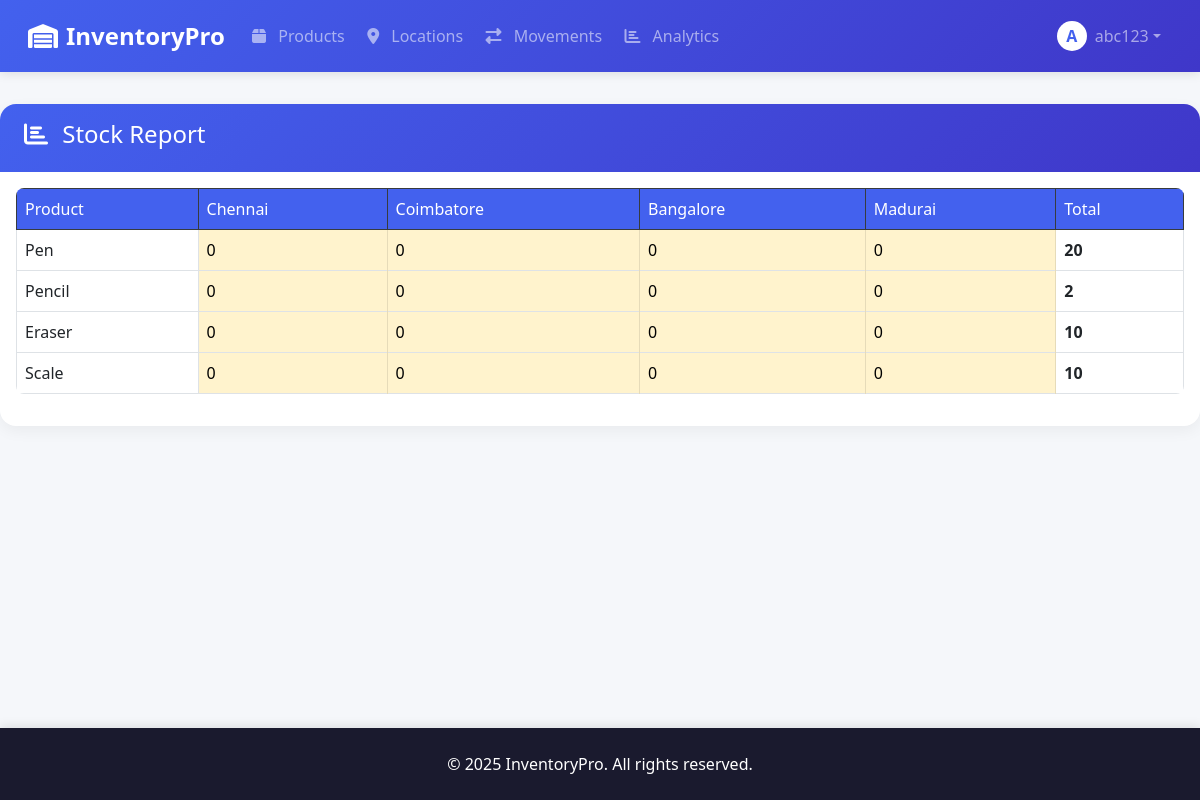
/report (signed in), run on the app's committed database.
### app.py (models this page shows, shortened)
class User(UserMixin, db.Model):
    id = db.Column(db.Integer, primary_key=True)
    username = db.Column(db.String(50), unique=True, nullable=False)
    password_hash = db.Column(db.String(128))
    is_admin = db.Column(db.Boolean, default=False)
    created_at = db.Column(db.DateTime, default=datetime.utcnow)

class Location(db.Model):
    location_id = db.Column(db.String(50), primary_key=True)
    name = db.Column(db.String(100), nullable=False)

class Product(db.Model):
    product_id = db.Column(db.String(50), primary_key=True)
    name = db.Column(db.String(100), nullable=False)
    quantity = db.Column(db.Integer, default=0)
    price = db.Column(db.Float, default=0.0)

### app.py (the view)
@app.route('/report')
@login_required
def report():
    try:
        products = Product.query.all()
        locations = Location.query.all()
        stock_data = {location.name: {product.name: 0 for product in products} for location in locations}
        product_movements = ProductMovement.query.all()
        buy_movements = BuyMovement.query.all()
        sale_movements = SaleMovement.query.all()
        for move in product_movements:
            if move.to_location and move.product and move.qty > 0:
                if move.to_location.name in stock_data and move.product.name in stock_data[move.to_location.name]:
                    stock_data[move.to_location.name][move.product.name] += move.qty
            if move.from_location and move.product and move.qty > 0:
                if move.from_location.name in stock_data and move.product.name in stock_data[move.from_location.name]:
                    stock_data[move.from_location.name][move.product.name] -= move.qty
        for buy in buy_movements:
            if buy.to_location and buy.product and buy.movement_qty > 0:
                if buy.to_location.name in stock_data and buy.product.name in stock_data[buy.to_location.name]:
                    stock_data[buy.to_location.name][buy.product.name] += buy.movement_qty
        for sale in sale_movements:
            if sale.from_location and sale.product and sale.movement_qty > 0:
                if sale.from_location.name in stock_data and sale.product.name in stock_data[sale.from_location.name]:
                    stock_data[sale.from_location.name][sale.product.name] -= sale.movement_qty
        return render_template('report.html', products=products, locations=locations, stock_data=stock_data)
    except Exception as e:
        logging.error(f"Error generating report: {e}", exc_info=True)
        flash(f"Error generating the stock report: {str(e)}", 'danger')
        return render_template('report.html', products=[], locations=[], stock_data={})

### app.py (called while the page is built)
@login_manager.user_loader
def load_user(user_id):
    return User.query.get(int(user_id))

### templates/report.html (shortened to what this page needs)
{% extends "base.html" %}
{% block content %}
<div class="row">
    <div class="col-lg-12">
        <div class="card mb-4">
            <div class="card-header bg-primary text-white">
                <h4><i class="fas fa-chart-bar me-2"></i> Stock Report</h4>
            </div>
            <div class="card-body">
                <div class="table-responsive">
                    <table class="table table-bordered table-hover" id="reportTable">
                        <thead class="table-dark">
                            <tr>
                                <th>Product</th>
                                {% for location in locations %}
                                    <th>{{ location.name }}</th>
                                {% endfor %}
                                <th>Total</th>
                            </tr>
                        </thead>
                        <tbody>
                            {% for product in products %}
                                <tr>
                                    <td>{{ product.name }}</td>
                                    {% for location in locations %}
                                        <td class="{% if stock_data.get(location.location_id, {}).get(product.product_id, 0) <= 5 %}table-warning{% endif %}">
                                            {{ stock_data.get(location.location_id, {}).get(product.product_id, 0) }}
                                        </td>
                                    {% endfor %}
                                    <td class="fw-bold">{{ product.quantity }}</td>
                                </tr>
                            {% endfor %}
                        </tbody>
                    </table>
                </div>
            </div>
        </div>
    </div>
</div>
{% endblock %}

### templates/base.html (shortened to what this page needs)
<!DOCTYPE html>
<html lang="en">
<head>
    <link href="https://cdn.jsdelivr.net/npm/bootstrap@5.3.0/dist/css/bootstrap.min.css" rel="stylesheet">
    <link rel="stylesheet" href="https://cdnjs.cloudflare.com/ajax/libs/font-awesome/6.4.0/css/all.min.css">
    <link rel="stylesheet" href="https://cdnjs.cloudflare.com/ajax/libs/animate.css/4.1.1/animate.min.css">
    <link rel="stylesheet" href="{{ url_for('static', filename='css/style.css') }}">
</head>
<body>
    <nav class="navbar navbar-expand-lg navbar-dark sticky-top">
        <div class="container">
            <a class="navbar-brand" href="{{ url_for('home') }}">
                <i class="fa fa-warehouse me-2"></i> InventoryPro
            </a>
            <div class="collapse navbar-collapse" id="navbarNav">
                <ul class="navbar-nav me-auto">
                    <li class="nav-item"><a class="nav-link" href="{{ url_for('products') }}"><i class="fa fa-box me-2"></i> Products</a></li>
                    <li class="nav-item"><a class="nav-link" href="{{ url_for('locations') }}"><i class="fa fa-map-marker-alt me-2"></i> Locations</a></li>
                    <li class="nav-item"><a class="nav-link" href="{{ url_for('movements') }}"><i class="fa fa-exchange-alt me-2"></i> Movements</a></li>
                    <li class="nav-item"><a class="nav-link" href="{{ url_for('report') }}"><i class="fa fa-chart-bar me-2"></i> Analytics</a></li>
                </ul>
                <ul class="navbar-nav">
                    {% if current_user.is_authenticated %}
                    <li class="nav-item dropdown">
                        <a class="nav-link dropdown-toggle d-flex align-items-center" href="#" id="userDropdown" role="button" data-bs-toggle="dropdown">
                            <div class="avatar me-2">{{ current_user.username[0]|upper }}</div>{{ current_user.username }}
                        </a>
                    </li>
                    {% else %}
                    <li class="nav-item"><a class="nav-link" href="{{ url_for('login') }}"><i class="fa fa-sign-in-alt me-2"></i> Login</a></li>
                    <li class="nav-item"><a class="nav-link btn btn-outline-light ms-2" href="{{ url_for('register') }}"><i class="fa fa-user-plus me-2"></i> Register</a></li>
                    {% endif %}
                </ul>
            </div>
        </div>
    </nav>
    <main class="container-fluid px-0">
        {% block content %}{% endblock %}
    </main>
    <footer class="text-center">
        <div class="container">
            <p class="mb-0">© {{ current_year if current_year else '2025' }} InventoryPro. All rights reserved.</p>
        </div>
    </footer>
</body>
</html>

### static/style.css (style rules this page uses)
:root { --primary-color: #4361ee; --secondary-color: #3f37c9; --accent-color:rgb(185, 240, 76); --dark-color: #1a1a2e; --light-color: #f8f9fa; --success-color: #4bb543; --warning-color: #ffcc00; --danger-color: #f44336; }
body { font-family: 'Segoe UI', Tahoma, Geneva, Verdana, sans-serif; background-color: #f5f7fa; color: #333; min-height: 100vh; display: flex; flex-direction: column; }
.navbar { box-shadow: 0 2px 10px rgba(0, 0, 0, 0.1); background: linear-gradient(135deg, var(--primary-color), var(--secondary-color)); padding: 0.8rem 1rem; }
.navbar-brand { font-weight: 700; font-size: 1.5rem; display: flex; align-items: center; }
.nav-link { font-weight: 500; padding: 0.5rem 1rem; margin: 0 0.2rem; border-radius: 0.5rem; transition: all 0.3s ease; }
main { flex: 1; padding-top: 2rem; padding-bottom: 3rem; }
.container { max-width: 1400px; }
.card { border: none; border-radius: 1rem; box-shadow: 0 5px 15px rgba(0, 0, 0, 0.05); transition: transform 0.3s ease, box-shadow 0.3s ease; margin-bottom: 1.5rem; overflow: hidden; }
.card-header { background: linear-gradient(135deg, var(--primary-color), var(--secondary-color)); color: white; font-weight: 600; padding: 1rem 1.5rem; border-bottom: none; }
.table { border-radius: 0.5rem; overflow: hidden; }
.table th { background-color: var(--primary-color); color: white; font-weight: 500; }
footer { background-color: var(--dark-color); color: white; padding: 1.5rem 0; margin-top: auto; box-shadow: 0 -2px 10px rgba(0, 0, 0, 0.1); }
.avatar { width: 30px; height: 30px; background-color: #fff; color: var(--primary-color); border-radius: 50%; display: flex; align-items: center; justify-content: center; font-weight: bold; }

### templates/base.html (style rules this page uses)
:root { --primary-color: #4361ee; --secondary-color: #3f37c9; --accent-color: #4cc9f0; --dark-color: #1a1a2e; --light-color: #f8f9fa; --success-color: #4bb543; --warning-color: #ffcc00; --danger-color: #f44336; }
body { font-family: 'Segoe UI', Tahoma, Geneva, Verdana, sans-serif; background-color: #f5f7fa; color: #333; min-height: 100vh; display: flex; flex-direction: column; background-image: url('https://images.unsplash.com/photo-1616485939385-496653f78a95?auto=format&fit=crop&w=2070&q=80'); background-size: cover; background-position: center; background-attachment: fixed; }
.navbar { box-shadow: 0 2px 10px rgba(0, 0, 0, 0.1); background: linear-gradient(135deg, var(--primary-color), var(--secondary-color)); padding: 0.8rem 1rem; }
.navbar-brand { font-weight: 700; font-size: 1.5rem; display: flex; align-items: center; }
.nav-link { font-weight: 500; padding: 0.5rem 1rem; margin: 0 0.2rem; border-radius: 0.5rem; transition: all 0.3s ease; }
.avatar { width: 30px; height: 30px; background-color: #fff; color: var(--primary-color); border-radius: 50%; display: flex; align-items: center; justify-content: center; font-weight: bold; }
main { flex: 1; }
.card { border: none; border-radius: 1rem; box-shadow: 0 5px 15px rgba(0, 0, 0, 0.05); transition: transform 0.3s ease, box-shadow 0.3s ease; }
footer { background-color: var(--dark-color); color: white; padding: 1.5rem 0; margin-top: auto; box-shadow: 0 -2px 10px rgba(0, 0, 0, 0.1); }

### data on the page
User: username "A", username "abc123"
Location: name "Chennai", get "0"
Location: name "Coimbatore", get "0"
Location: name "Bangalore", get "0"
Location: name "Madurai", get "0"
Product: name "Pen", quantity "20"
Product: name "Pencil", quantity "2"
Product: name "Eraser", quantity "10"
Product: name "Scale", quantity "10"

### other printed values
{{ current_year if current_year else '2025' }} "2025"
